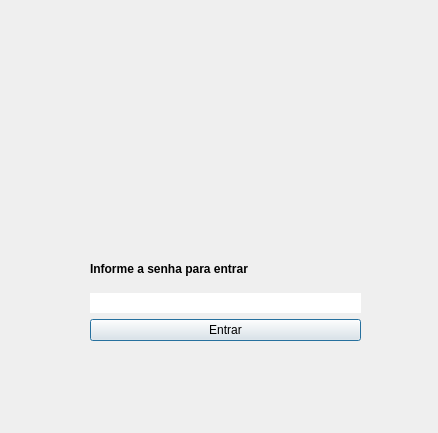
<?xml version="1.0" encoding="UTF-8"?>
<ui version="4.0">
 <class>PasswordDialog</class>
 <widget class="QDialog" name="PasswordDialog">
  <property name="geometry">
   <rect>
    <x>0</x>
    <y>0</y>
    <width>438</width>
    <height>433</height>
   </rect>
  </property>
  <property name="windowTitle">
   <string>Dialog</string>
  </property>
  <widget class="QLabel" name="label">
   <property name="geometry">
    <rect>
     <x>0</x>
     <y>10</y>
     <width>461</width>
     <height>231</height>
    </rect>
   </property>
   <property name="font">
    <font>
     <bold>true</bold>
    </font>
   </property>
   <property name="text">
    <string/>
   </property>
   <property name="pixmap">
    <pixmap resource="files.qrc">:/imagens/AberturaArtvidros.png</pixmap>
   </property>
   <property name="scaledContents">
    <bool>true</bool>
   </property>
  </widget>
  <widget class="QWidget" name="verticalLayoutWidget_3">
   <property name="geometry">
    <rect>
     <x>90</x>
     <y>250</y>
     <width>271</width>
     <height>91</height>
    </rect>
   </property>
   <layout class="QVBoxLayout" name="verticalLayout_3">
    <item>
     <widget class="QLabel" name="label_3">
      <property name="font">
       <font>
        <bold>true</bold>
       </font>
      </property>
      <property name="layoutDirection">
       <enum>Qt::LeftToRight</enum>
      </property>
      <property name="text">
       <string>Informe a senha para entrar</string>
      </property>
     </widget>
    </item>
    <item>
     <widget class="QLineEdit" name="lineEdit_password">
      <property name="cursor">
       <cursorShape>IBeamCursor</cursorShape>
      </property>
      <property name="contextMenuPolicy">
       <enum>Qt::ActionsContextMenu</enum>
      </property>
      <property name="frame">
       <bool>false</bool>
      </property>
      <property name="echoMode">
       <enum>QLineEdit::Password</enum>
      </property>
     </widget>
    </item>
    <item>
     <widget class="QPushButton" name="pushButtonEntrar">
      <property name="text">
       <string>Entrar</string>
      </property>
     </widget>
    </item>
   </layout>
  </widget>
 </widget>
 <resources>
  <include location="files.qrc"/>
 </resources>
 <connections/>
</ui>
